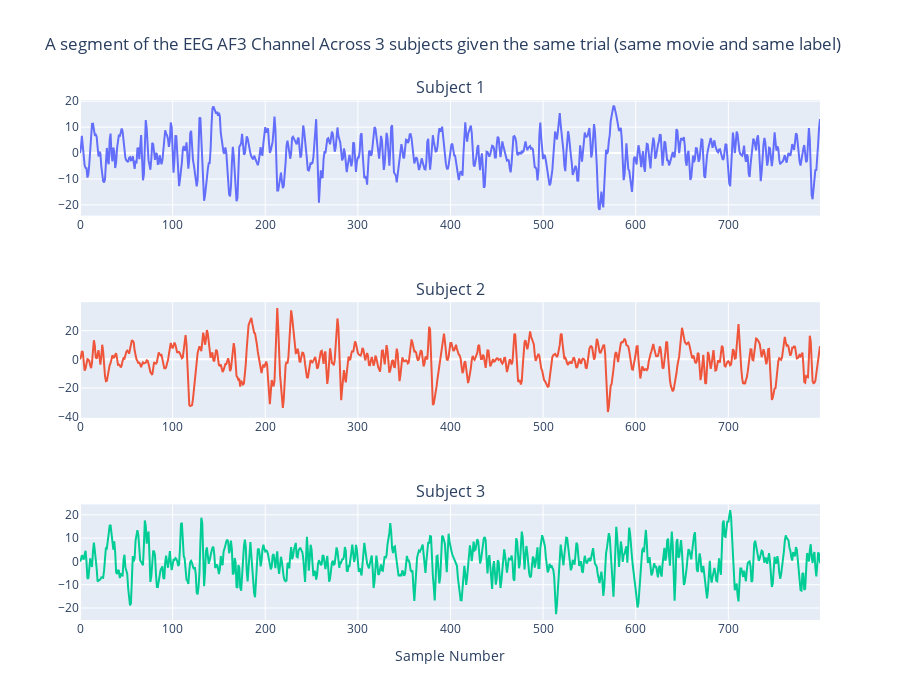

Source (notebook cell):
### Code cell
plottedCh = "AF3"
fig = make_subplots(
    rows=3, 
    cols=1, 
    subplot_titles=("Subject 1", "Subject 2", "Subject 3"),
)
fig.add_trace(
    go.Scatter(y=p1[posIndex[2]][getChannel(plottedCh)][0], mode="lines", name="Subject 1"),
    row=1, col=1
)
fig.add_trace(
    go.Scatter(y=p2[posIndex[2]][getChannel(plottedCh)][0], mode="lines", name="Subject 2"),
    row=2, col=1
)
fig.add_trace(
    go.Scatter(y=p3[posIndex[2]][getChannel(plottedCh)][0], mode="lines", name="Subject 3"),
    row=3, col=1
)
fig.update_layout(
    title_text=f"A segment of the EEG {plottedCh} Channel Across 3 subjects given the same trial (same movie and same label)", 
    height=700, 
    showlegend=False
)
fig.update_xaxes(title_text="Sample Number", row=3, col=1)

fig.show()

### Figure 1 — Plotly figure (JSON) as saved in the notebook; plotly's stock layout.template omitted (floating-point values rounded to 4 significant figures; data arrays with more than 128 entries replaced by an {"elided": "..."} marker saying what was removed)
{"data": [{"mode": "lines", "name": "Subject 1", "type": "scatter", "xaxis": "x", "y": {"elided": "800 float values"}, "yaxis": "y"}, {"mode": "lines", "name": "Subject 2", "type": "scatter", "xaxis": "x2", "y": {"elided": "800 float values"}, "yaxis": "y2"}, {"mode": "lines", "name": "Subject 3", "type": "scatter", "xaxis": "x3", "y": {"elided": "800 float values"}, "yaxis": "y3"}], "layout": {"annotations": [{"font": {"size": 16}, "showarrow": false, "text": "Subject 1", "x": 0.5, "xanchor": "center", "xref": "paper", "y": 1, "yanchor": "bottom", "yref": "paper"}, {"font": {"size": 16}, "showarrow": false, "text": "Subject 2", "x": 0.5, "xanchor": "center", "xref": "paper", "y": 0.6111, "yanchor": "bottom", "yref": "paper"}, {"font": {"size": 16}, "showarrow": false, "text": "Subject 3", "x": 0.5, "xanchor": "center", "xref": "paper", "y": 0.2222, "yanchor": "bottom", "yref": "paper"}], "height": 700, "showlegend": false, "title": {"text": "A segment of the EEG AF3 Channel Across 3 subjects given the same trial (same movie and same label)"}, "xaxis": {"anchor": "y", "domain": [0, 1]}, "xaxis2": {"anchor": "y2", "domain": [0, 1]}, "xaxis3": {"anchor": "y3", "domain": [0, 1], "title": {"text": "Sample Number"}}, "yaxis": {"anchor": "x", "domain": [0.7778, 1]}, "yaxis2": {"anchor": "x2", "domain": [0.3889, 0.6111]}, "yaxis3": {"anchor": "x3", "domain": [0, 0.2222]}}}
